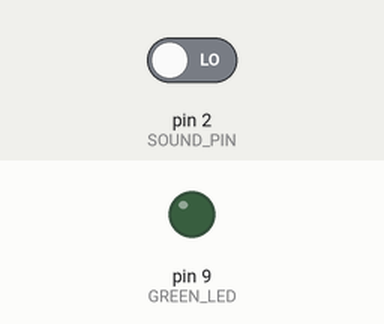
Recording of a sketch running on a simulated Arduino Uno, built with avr-gcc and run on an emulated ATmega328P. On the bench: output pins drawn as LEDs (lit = HIGH). Dashed ring = blinking. Inputs (shaded band) come from the test bench; at power-on: pin 2 (SOUND_PIN) LOW.

Above: at 1.2 s.
1.3 s: pin 2 (SOUND_PIN) driven HIGH
At 1.45 s:
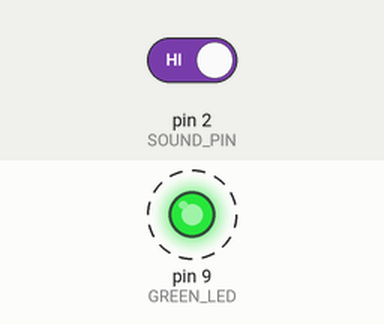
4.3 s: pin 2 (SOUND_PIN) driven LOW
At 5.6 s:
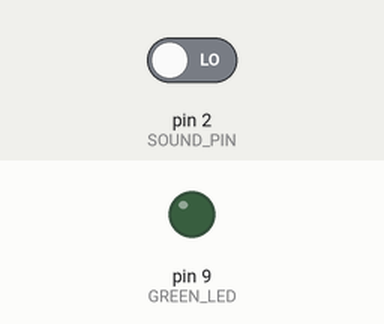
Timing chart, 0 to 7.3 s (numbered marks = the images above; inputs shaded):
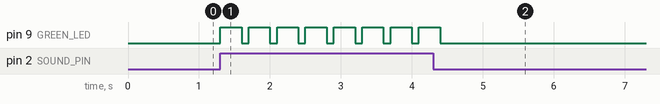

Measured:
- after the input at 1.3 s, pin 9 (GREEN_LED): alternates HIGH for 0.30 s and LOW for 0.10 s, starting at once
- after the input at 4.3 s, pin 9 (GREEN_LED): goes on until 4.4 s, then stays LOW

The sketch:

4-SoundSensor.ino
```cpp
const int SOUND_PIN = 2;   // Sound sensor DO connected here
const int GREEN_LED = 9;   // Green LED connected here

void setup() {
  pinMode(SOUND_PIN, INPUT);
  pinMode(GREEN_LED, OUTPUT);

  // Start with the light off
  digitalWrite(GREEN_LED, LOW);
}

void loop() {
  // Read the sound sensor
  int sensorState = digitalRead(SOUND_PIN);

  // If a sound is detected (HIGH)
  if (sensorState == HIGH) {
    digitalWrite(GREEN_LED, HIGH); // Turn light ON
    delay(300);                    // Stay on for 300ms
    digitalWrite(GREEN_LED, LOW);  // Turn light OFF

    // Brief pause to prevent the echo of the clap
    // from triggering the light again immediately
    delay(100);
  }
}
```
